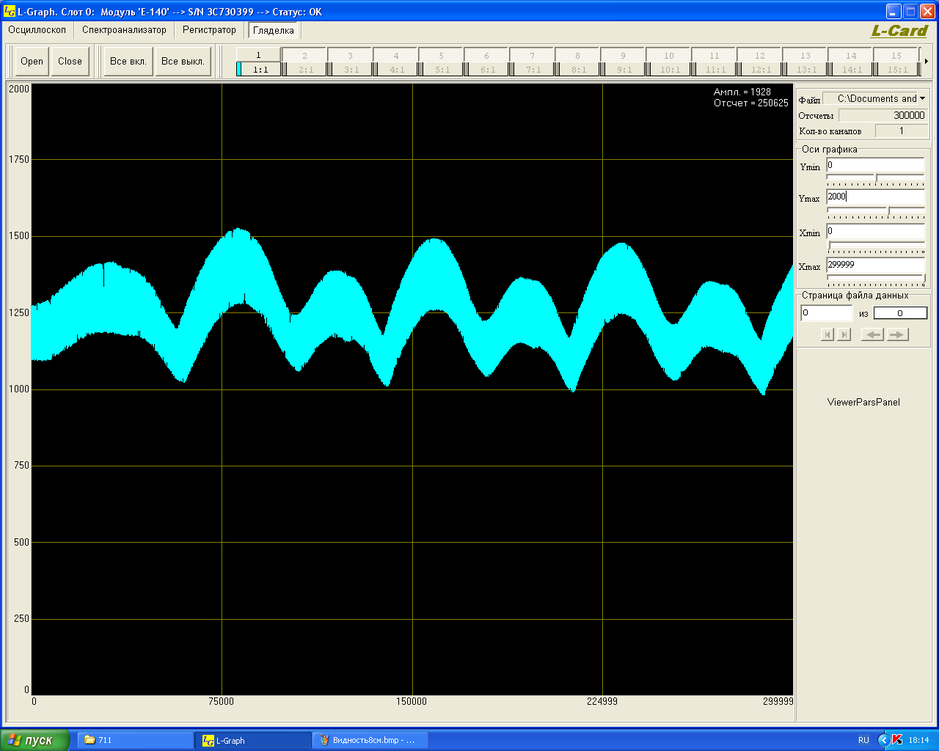
#> input picture Nina/Vidnnost12cm.bmp, 939 x 751 px, shrunk from 1280 x 1024 before the run
$ python plot_victor.py Vidnnost12cm.bmp
#> lines starting #> are read from the running program, lines starting #| are printed output that depends on the picture
#!/usr/bin/python

import cv2
import os
import numpy as np
import sys
import argparse
import matplotlib.pyplot as plt

parser = argparse.ArgumentParser( description = 'Load image to the light ball')
parser.add_argument('image_name' , type = str ,help = 'Input image name')
args = parser.parse_args()


img = cv2.imread( args.image_name)
#> img is the input picture: shape (751, 939, 3); mean B, G, R 89.7, 87.1, 65.7

if img is None:
    sys.exit( "Invalid image name: " + sys.argv[0])

# array file writing
x = img.shape[0]
#> x = 751
y = img.shape[1]
#> y = 939

array = np.zeros((2, y))
is_picture = False

for i in range(0, y, 1):
    first = y
    last = 0.
    for j in range(x-150, 150, -1):
        if( (img[j][i][0] == 255) and (img[j][i][1] == 255) and (img[j][i][2] == 0)):
            if( first > j):
                first = (x-j)
            if( last < j):
                last = (x-j)
            is_picture = True

    if is_picture:
        array[0][i] = float(first - last)/float(last + first)
    else:
        array[0][i] = 0
    array[1][i] = i * 300000. / y
    is_picture = False
    #print(array[0][i], array[1][i])


plot = plt.figure(1)
plt.plot(array[1], array[0])
plt.xlabel('Count')
plt.ylabel('V')
plt.title('V of ' + args.image_name )

plt.show()
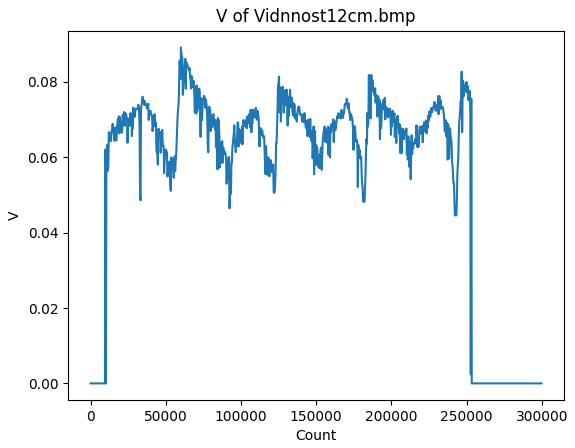
#> figure drawn by matplotlib, 1 panel; curve peaks at x = 60063.9, y = 0.0892
